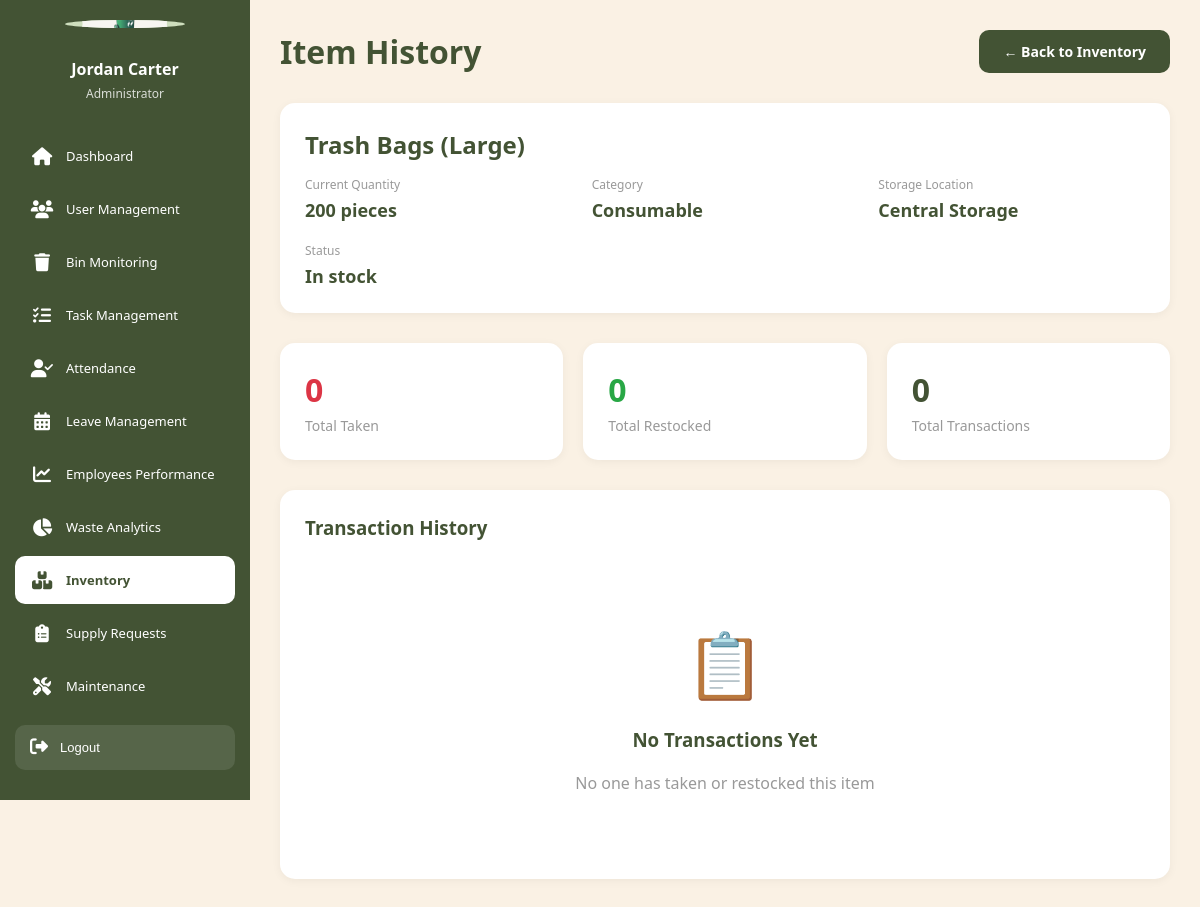
Before: /admin/inventory_history.php?id=1 (signed in) with the older database file.
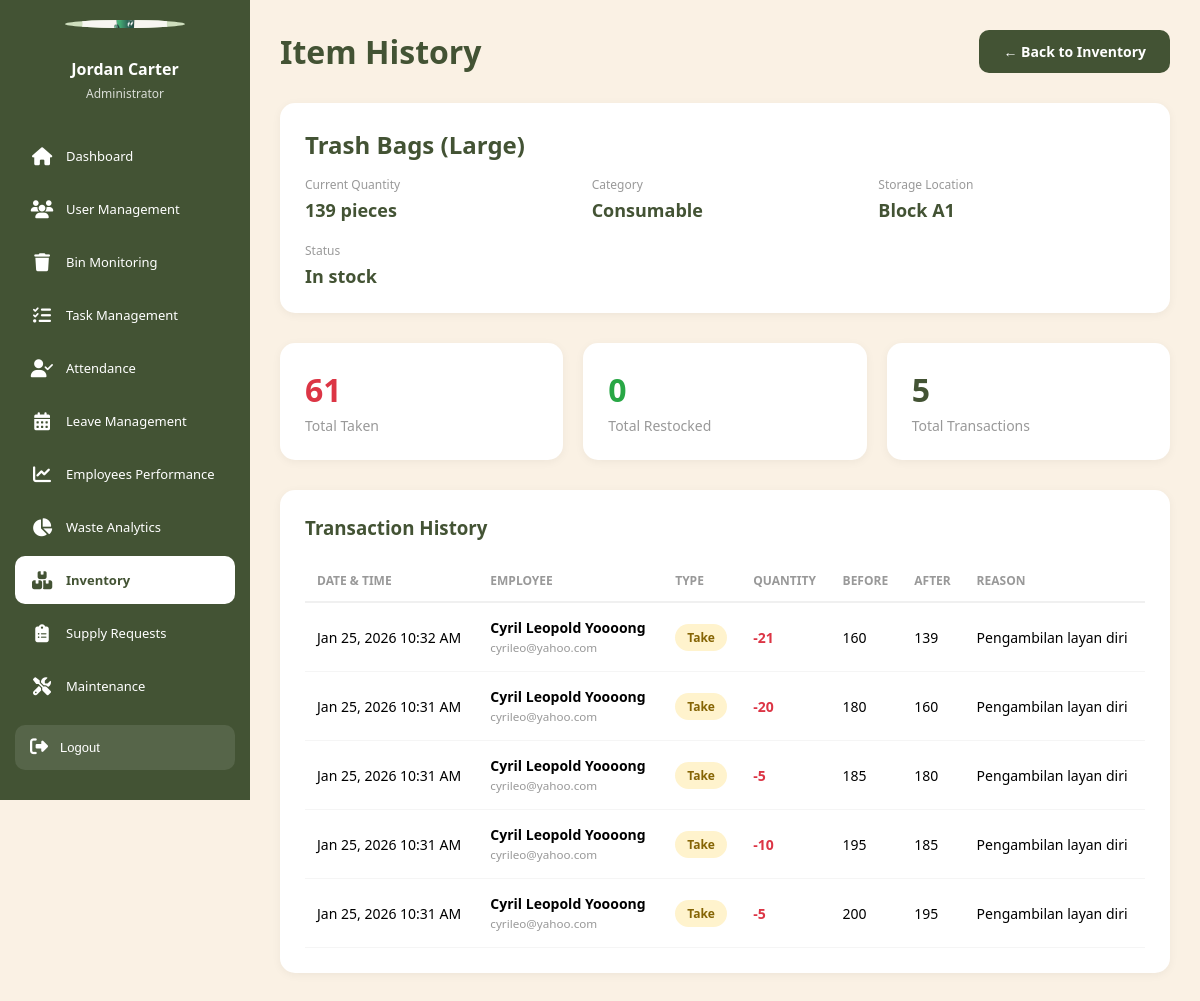
After: the same page with the newer database file.
### tables this page shows
CREATE TABLE `inventory` (
  `inventory_id` int(11) NOT NULL,
  `item_name` varchar(100) NOT NULL,
  `item_category` enum('consumable','equipment','safety_gear','other') NOT NULL,
  `storage_location` varchar(100) DEFAULT NULL,
  `current_quantity` int(11) DEFAULT 0,
  `minimum_quantity` int(11) DEFAULT 0 COMMENT 'Reorder threshold',
  `unit` varchar(20) DEFAULT NULL COMMENT 'Unit of measurement (pieces, boxes, etc.)',
  `status` enum('in_stock','low_stock','out_of_stock') DEFAULT 'in_stock',
  `created_at` timestamp NOT NULL DEFAULT current_timestamp(),
  `updated_at` timestamp NOT NULL DEFAULT current_timestamp() ON UPDATE current_timestamp()
);

CREATE TABLE `inventory_transactions` (
  `transaction_id` int(11) NOT NULL,
  `inventory_id` int(11) NOT NULL,
  `employee_id` int(11) DEFAULT NULL,
  `transaction_type` enum('take','restock','adjustment') DEFAULT 'take',
  `quantity` int(11) NOT NULL,
  `reason` text DEFAULT NULL,
  `previous_quantity` int(11) NOT NULL,
  `new_quantity` int(11) NOT NULL,
  `created_at` timestamp NOT NULL DEFAULT current_timestamp()
);

CREATE TABLE `employees` (
  `employee_id` int(11) NOT NULL,
  `username` varchar(50) NOT NULL,
  `password` varchar(255) NOT NULL COMMENT 'Hashed password using password_hash()',
  `email` varchar(100) NOT NULL,
  `language` varchar(5) DEFAULT 'en',
  `full_name` varchar(100) NOT NULL,
  `phone_number` varchar(20) DEFAULT NULL,
  `profile_picture` varchar(255) DEFAULT NULL,
  `area_id` int(11) DEFAULT NULL,
  `created_at` timestamp NOT NULL DEFAULT current_timestamp(),
  `last_login` timestamp NULL DEFAULT NULL,
  `status` enum('active','on_leave','inactive') DEFAULT 'active'
);

### config/database.php (called while the page is built, shortened)
<?php
$options = [
    PDO::ATTR_ERRMODE            => PDO::ERRMODE_EXCEPTION,
    PDO::ATTR_DEFAULT_FETCH_MODE => PDO::FETCH_ASSOC,
    PDO::ATTR_EMULATE_PREPARES   => false,
    PDO::ATTR_PERSISTENT         => false,
];
try {
    $dsn = "mysql:host=" . DB_HOST . ";dbname=" . DB_NAME . ";charset=" . DB_CHARSET;
    $pdo = new PDO($dsn, DB_USER, DB_PASS, $options);
} catch (PDOException $e) {
    die("Database Connection Failed: " . $e->getMessage());
}
function query($sql, $params = []) {
    global $pdo;
    $stmt = $pdo->prepare($sql);
    $stmt->execute($params);
    return $stmt;
}
function getOne($sql, $params = []) {
    $stmt = query($sql, $params);
    return $stmt->fetch();
}
function getAll($sql, $params = []) {
    $stmt = query($sql, $params);
    return $stmt->fetchAll();
}
?>

### admin/inventory_history.php (the view, shortened to what the changed rows need)
<?php
require_once '../config/database.php';
$inventory_id = intval($_GET['id'] ?? 0);
$item = getOne("SELECT * FROM inventory WHERE inventory_id = ?", [$inventory_id]);
$transactions = getAll("
    SELECT
        it.*,
        e.full_name as employee_name,
        e.email as employee_email
    FROM inventory_transactions it
    LEFT JOIN employees e ON it.employee_id = e.employee_id
    WHERE it.inventory_id = ?
    ORDER BY it.created_at DESC
", [$inventory_id]);
$total_taken = getOne("SELECT COALESCE(SUM(quantity), 0) as total FROM inventory_transactions WHERE inventory_id = ? AND transaction_type = 'take'", [$inventory_id])['total'];
?>
<!DOCTYPE html>
<html lang="en">
<head>
</head>
<body>
    <?php include '../includes/admin_sidebar.php'; ?>
    <main class="main-content">
        <div class="page-header">
            <h1>Item History</h1>
        </div>
        <div class="item-info">
            <h2><?php echo htmlspecialchars($item['item_name']); ?></h2>
            <div class="info-grid">
                <div class="info-item">
                    <div class="info-label">Current Quantity</div>
                    <div class="info-value"><?php echo $item['current_quantity']; ?> <?php echo htmlspecialchars($item['unit']); ?></div>
                </div>
                <div class="info-item">
                    <div class="info-label">Category</div>
                    <div class="info-value"><?php echo ucfirst(str_replace('_', ' ', $item['item_category'])); ?></div>
                </div>
                <div class="info-item">
                    <div class="info-label">Storage Location</div>
                    <div class="info-value"><?php echo htmlspecialchars($item['storage_location'] ?: '-'); ?></div>
                </div>
                <div class="info-item">
                    <div class="info-label">Status</div>
                    <div class="info-value"><?php echo ucfirst(str_replace('_', ' ', $item['status'])); ?></div>
                </div>
            </div>
        </div>
        <div class="stats-grid">
            <div class="stat-card">
                <div class="stat-value" style="color: #dc3545;"><?php echo $total_taken; ?></div>
                <div class="stat-label">Total Taken</div>
            </div>
            <div class="stat-card">
                <div class="stat-value"><?php echo count($transactions); ?></div>
                <div class="stat-label">Total Transactions</div>
            </div>
        </div>
        <div class="transactions-table">
            <?php if (empty($transactions)): ?>
                <div class="empty-state">
                    <div style="font-size: 64px; margin-bottom: 20px;">📋</div>
                    <h3>No Transactions Yet</h3>
                    <p>No one has taken or restocked this item</p>
                </div>
            <?php else: ?>
                <table>
                    <thead>
                        <tr>
                            <th>Date & Time</th>
                            <th>Employee</th>
                            <th>Type</th>
                            <th>Quantity</th>
                            <th>Before</th>
                            <th>After</th>
                            <th>Reason</th>
                        </tr>
                    </thead>
                    <tbody>
                        <?php foreach ($transactions as $transaction): ?>
                            <tr>
                                <td><?php echo date('M j, Y g:i A', strtotime($transaction['created_at'])); ?></td>
                                <td>
                                    <strong><?php echo htmlspecialchars($transaction['employee_name'] ?: 'System'); ?></strong>
                                    <?php if ($transaction['employee_email']): ?>
                                        <br><small style="color: #999;"><?php echo htmlspecialchars($transaction['employee_email']); ?></small>
                                    <?php endif; ?>
                                </td>
                                <td>
                                    <span class="type-badge type-<?php echo $transaction['transaction_type']; ?>">
                                        <?php echo ucfirst($transaction['transaction_type']); ?>
                                    </span>
                                </td>
                                <td>
                                    <strong style="color: <?php echo $transaction['transaction_type'] === 'take' ? '#dc3545' : '#28a745'; ?>">
                                        <?php echo $transaction['transaction_type'] === 'take' ? '-' : '+'; ?><?php echo $transaction['quantity']; ?>
                                    </strong>
                                </td>
                                <td><?php echo $transaction['previous_quantity']; ?></td>
                                <td><?php echo $transaction['new_quantity']; ?></td>
                                <td><?php echo htmlspecialchars($transaction['reason'] ?: '-'); ?></td>
                            </tr>
                        <?php endforeach; ?>
                    </tbody>
                </table>
            <?php endif; ?>
        </div>
    </main>
</body>
</html>

Changed rows visible on the page:
changed inventory "Trash Bags (Large)": current_quantity "200" → "139"; storage_location "Central Storage" → "Block A1"
added inventory_transactions: created_at "Jan 25, 2026 10:32 AM", employee.full_name "Cyril Leopold Yoooong", employee.email "cyrileo@yahoo.com", transaction_type "Take", quantity "21", previous_quantity "160", new_quantity "139", reason "Pengambilan layan diri"
added inventory_transactions: created_at "Jan 25, 2026 10:31 AM", employee.full_name "Cyril Leopold Yoooong", employee.email "cyrileo@yahoo.com", transaction_type "Take", quantity "20", previous_quantity "180", new_quantity "160", reason "Pengambilan layan diri"
added inventory_transactions: created_at "Jan 25, 2026 10:31 AM", employee.full_name "Cyril Leopold Yoooong", employee.email "cyrileo@yahoo.com", transaction_type "Take", quantity "5", previous_quantity "185", new_quantity "180", reason "Pengambilan layan diri"
added inventory_transactions: created_at "Jan 25, 2026 10:31 AM", employee.full_name "Cyril Leopold Yoooong", employee.email "cyrileo@yahoo.com", transaction_type "Take", quantity "10", previous_quantity "195", new_quantity "185", reason "Pengambilan layan diri"
added inventory_transactions: created_at "Jan 25, 2026 10:31 AM", employee.full_name "Cyril Leopold Yoooong", employee.email "cyrileo@yahoo.com", transaction_type "Take", quantity "5", previous_quantity "200", new_quantity "195", reason "Pengambilan layan diri"
Other visible differences:
$total_taken: "0" → "61"
count($transactions): "0" → "5"
text no longer shown: "📋 No Transactions Yet No one has taken or restocked this item"
text now shown: "DATE & TIME EMPLOYEE TYPE QUANTITY BEFORE AFTER REASON"
